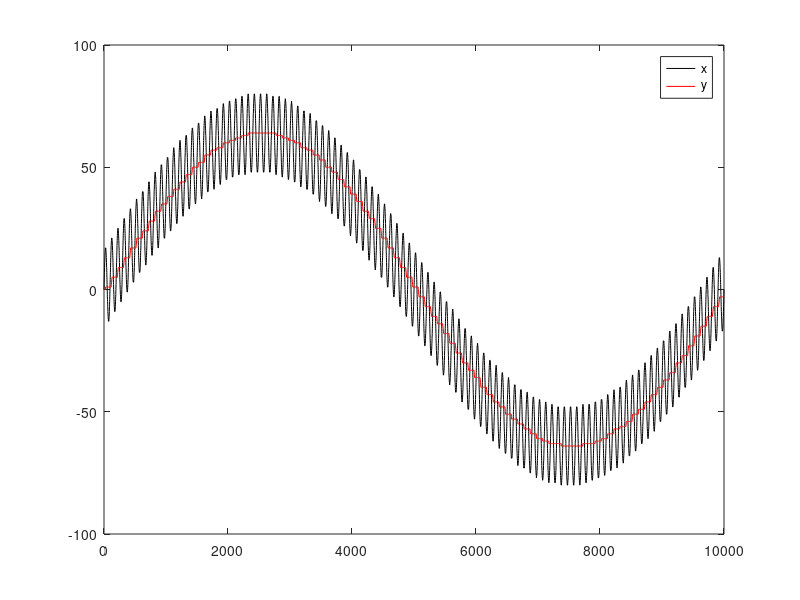

The MATLAB script that drew this image:
clear

% filter parameter:
a = 1/128;

% Discrete time steps:
m = 0:10000;

% Parameters for two superimposed sinusoids:
A1 = 64;     % high-amplitude
f1 = 0.0001; % low-freq

A2 = 16;   % low-amplitude
f2 = 0.01; % high-freq

x = round(A1*sin(2*pi*f1*m) + A2*sin(2*pi*f2*m));

y(1) = 0;
z(1) = 0;  % Use 'z' as a higher-resolution internal signal

for m_idx = 1:(numel(m)-1)
    % When computing z, add THREE extra bits:
    z(m_idx+1) = 2*z(m_idx) + a*(8*x(m_idx+1) - 2*z(m_idx))  ;
    
    % Add 1:
     z(m_idx+1) =  z(m_idx+1) + 1;
     % Remove lowest bit:
     z(m_idx+1) =  floor(z(m_idx+1)/2);
    
    % To extract y, remove 1 bit from z:
    y(m_idx+1) = floor(z(m_idx)/2);

    % Add 1:
    y(m_idx+1) =y(m_idx+1) +1;
    % Chop:
    y(m_idx+1) = floor(y(m_idx+1)/2);

end

figure(1)
plot(m,x,'k',m,y,'r')
legend('x','y')

